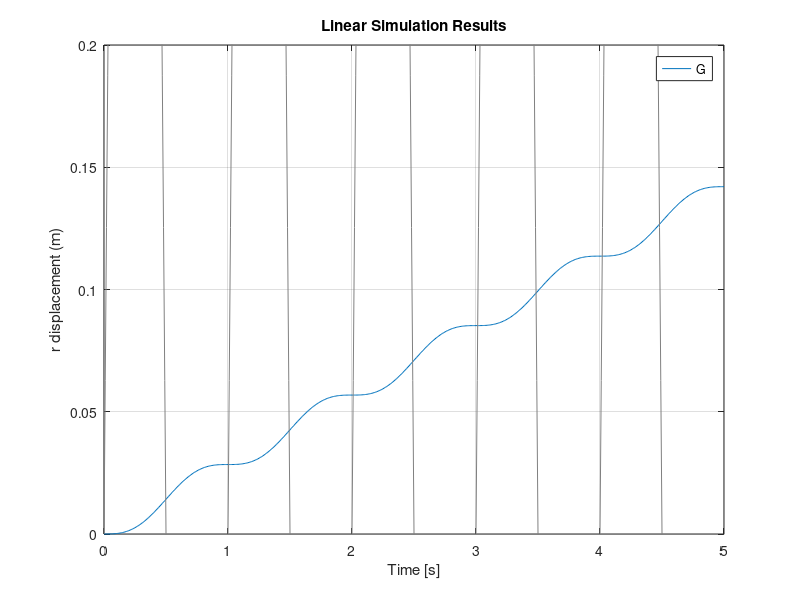

Recreate this plot in MATLAB.
clear;
clc;

I0=1.4*10^(-5)    ;      %kg.m^2
R=0.01            ;      %m
d=0.025           ;      %m
L=1               ;      %m

% define the state-space model

% dz=[0,1 ; 0,0] * z + [0 ; (d*R^2)/(L*I0)] * theta

A=[0,1 ; 0,0] ;
B=[0 ; (d*R^2)/(L*I0)] ;
C=[1 , 0];
D=0 ;

G=ss(A,B,C,D);

% sin function

t=0:0.01:5;
u=sin(2*pi*t);
lsim(G,u,t)
grid on
xlim([0 5]);
ylim([0 0.2]);
ylabel('r displacement (m)');
